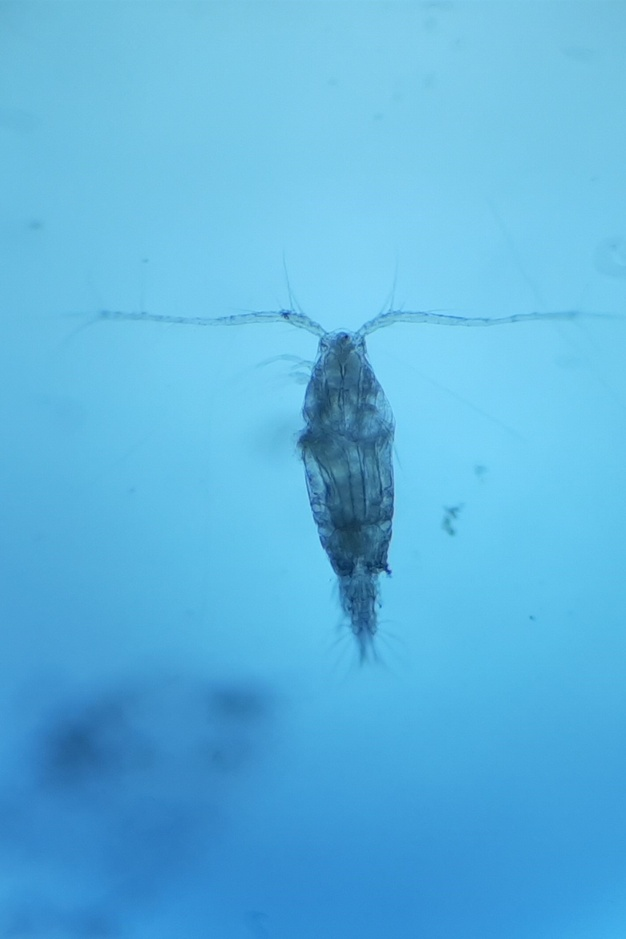
#> input picture 1.0.jpg, 626 x 939 px, shrunk from 1238 x 1857 before the run; its folder holds 4 pictures in this run
$ python to_grayscale.py
#> lines starting #> are read from the running program, lines starting #| are printed output that depends on the picture
import cv2
import glob, os, errno

# Replace mydir with the directory you want
mydir = r'C:/Users/63917/Documents/Jigo/Thesis/'


for fil in glob.glob("*.jpg"):
    image = cv2.imread(fil,0)
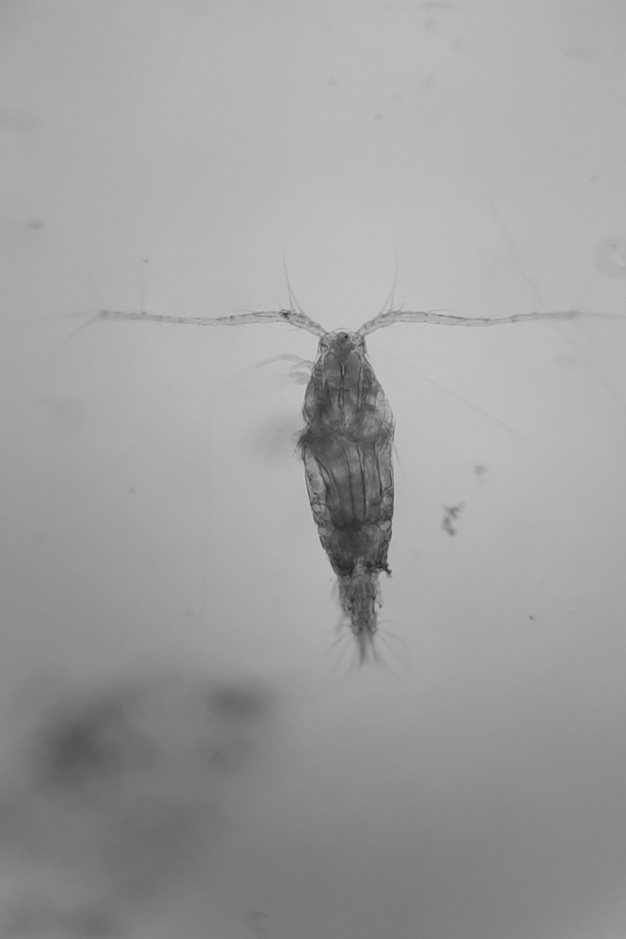
#> image: shape (939, 626); min 34, max 199, mean 159.3
    # gray_image = cv2.cvtColor(image, cv2.COLOR_BGR2GRAY) # convert to greyscale
    # print(image.shape)
    cv2.imwrite(os.path.join(mydir,fil),image)
#> pass 2 of the loop `for fil in glob.glob("*.jpg"):`:
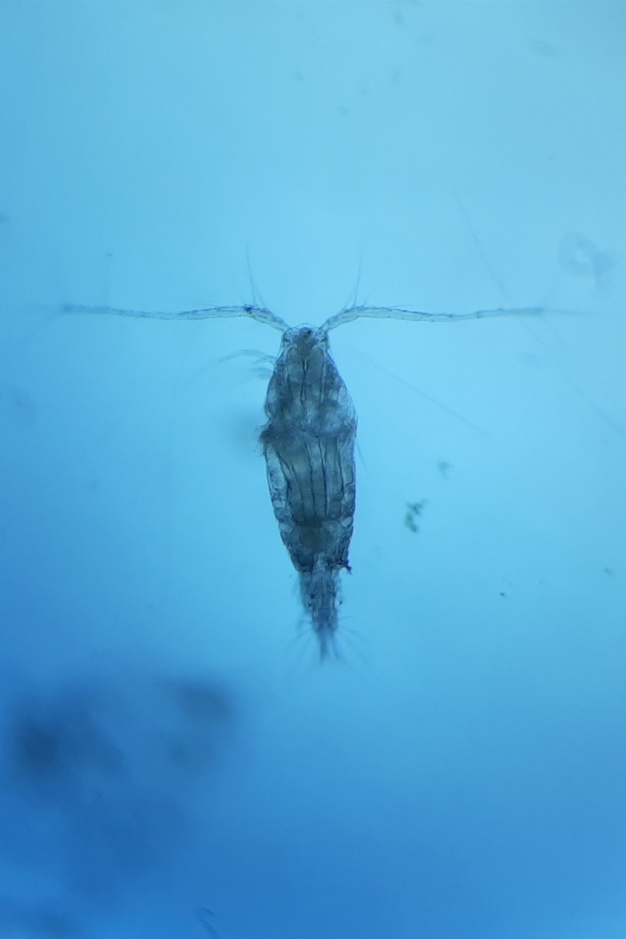
#> input picture 1.01.jpg, 626 x 939 px, shrunk from 1238 x 1857 before the run
#> `image = cv2.imread(fil,0)`:
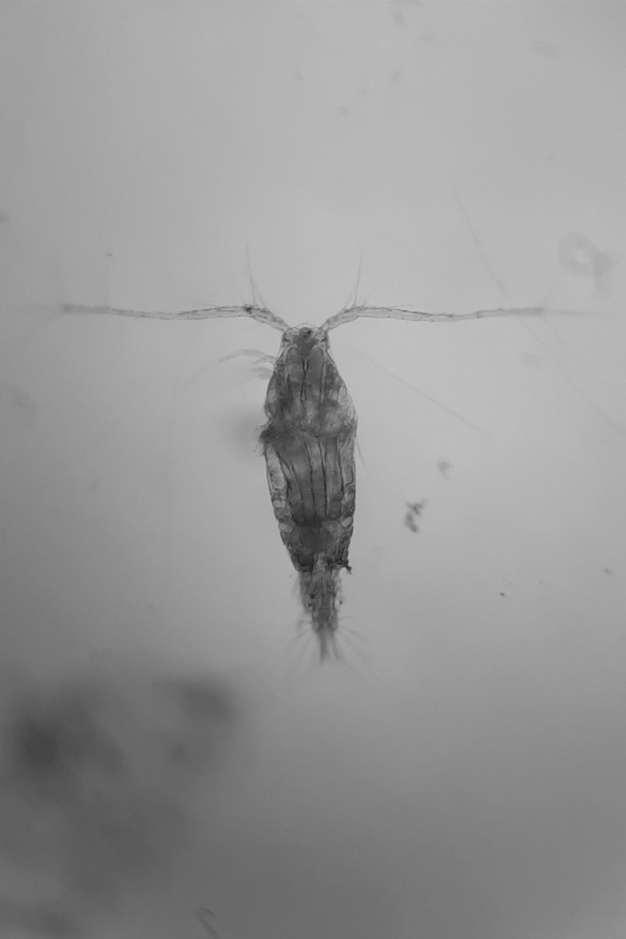
#> image: shape (939, 626); min 27, max 196, mean 152.2
#> pass 3 of the loop `for fil in glob.glob("*.jpg"):`:
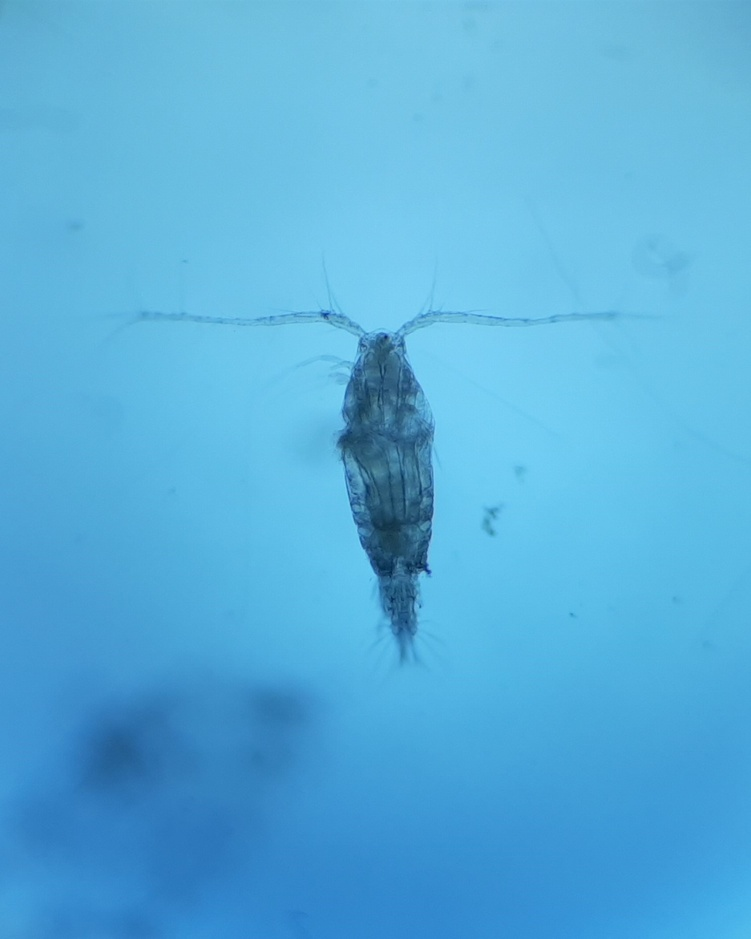
#> input picture 1.02.jpg, 751 x 939 px, shrunk from 1486 x 1857 before the run
#> `image = cv2.imread(fil,0)`:
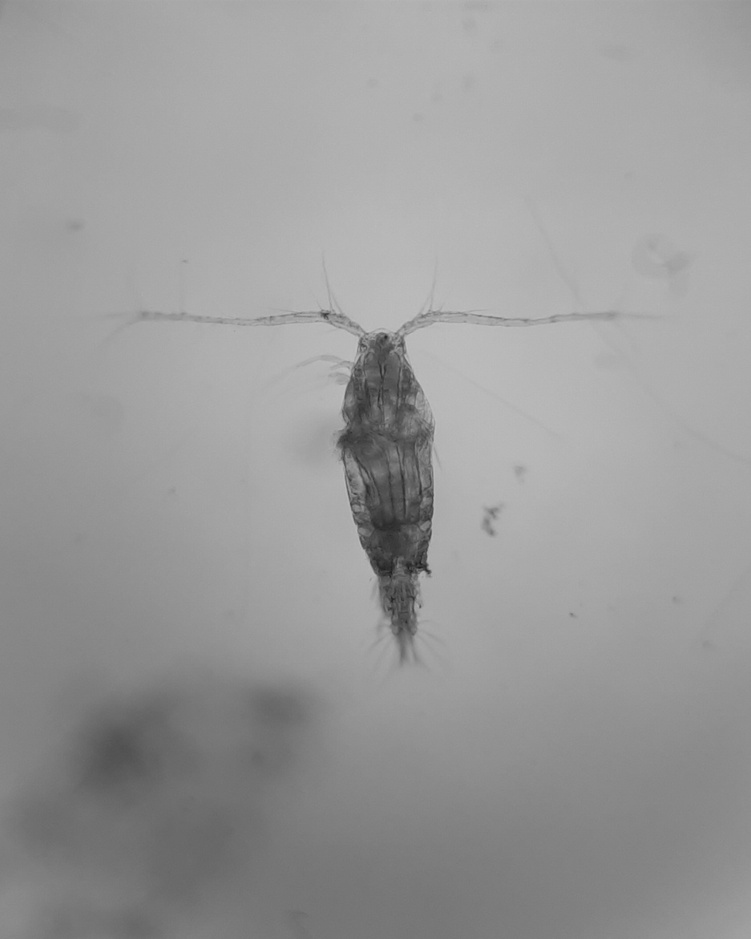
#> image: shape (939, 751); min 28, max 193, mean 153.9
#> the loop made 4 passes; the first 3 are shown
